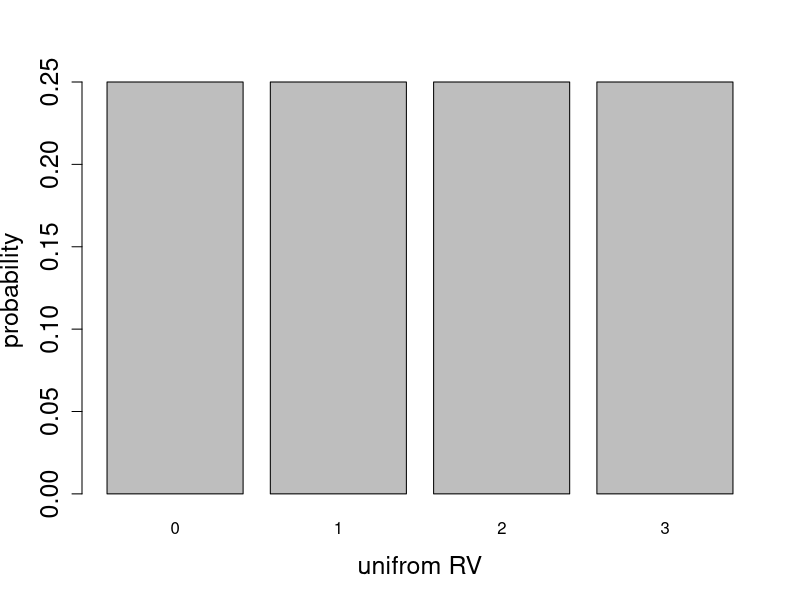
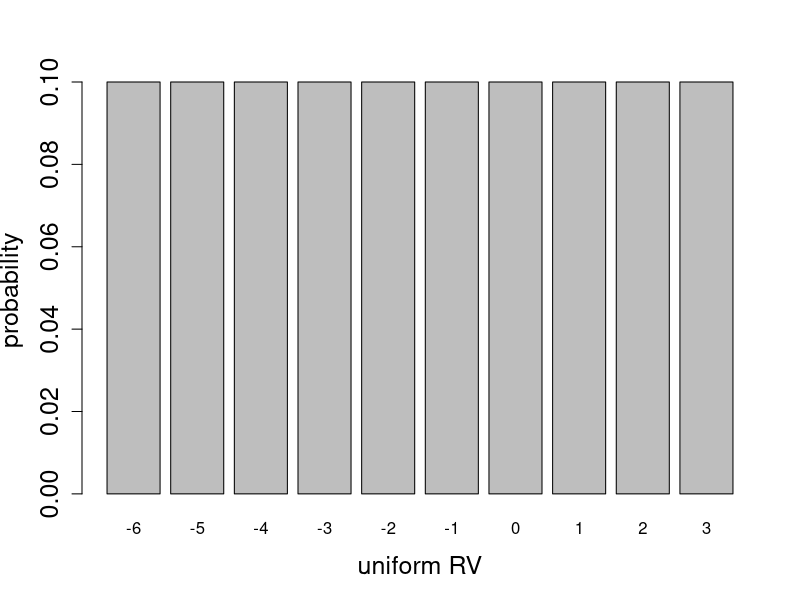
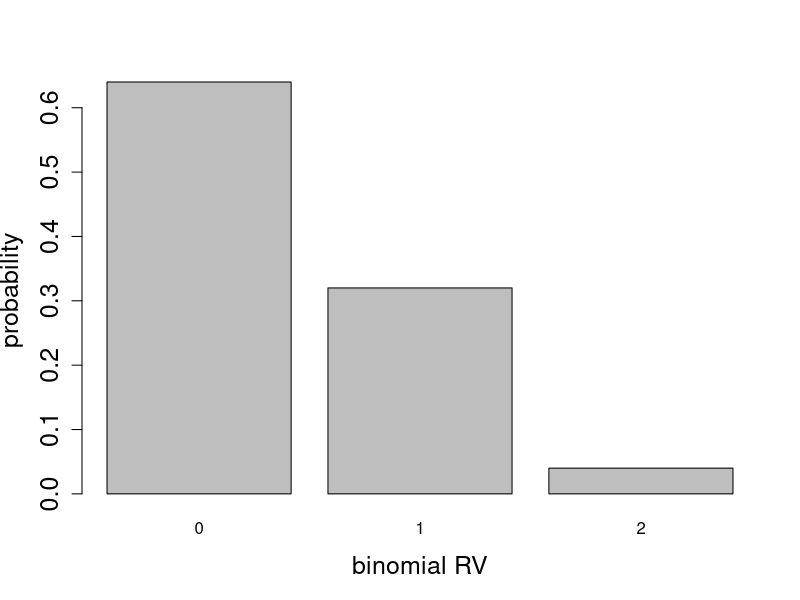
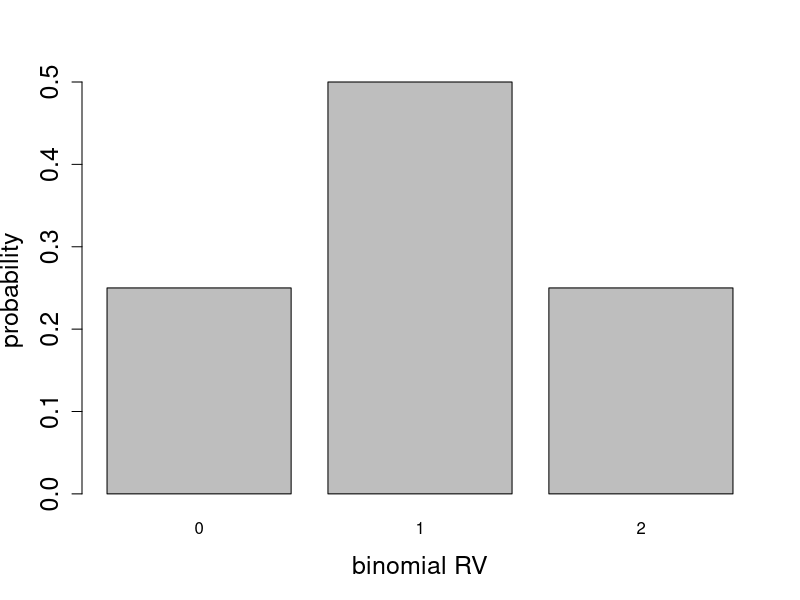
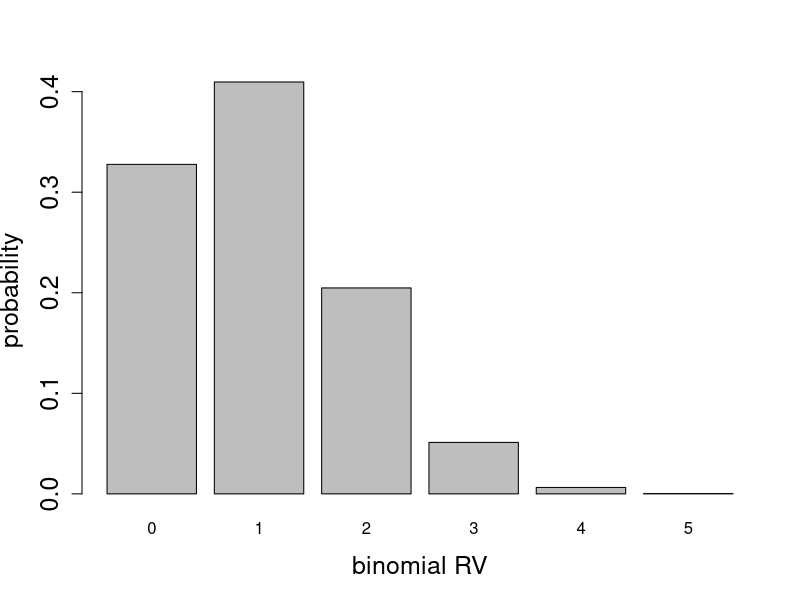
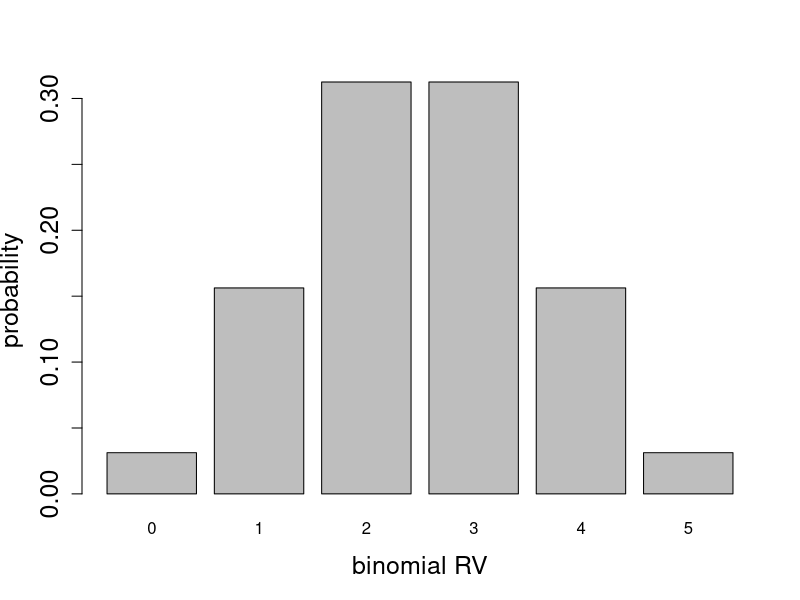
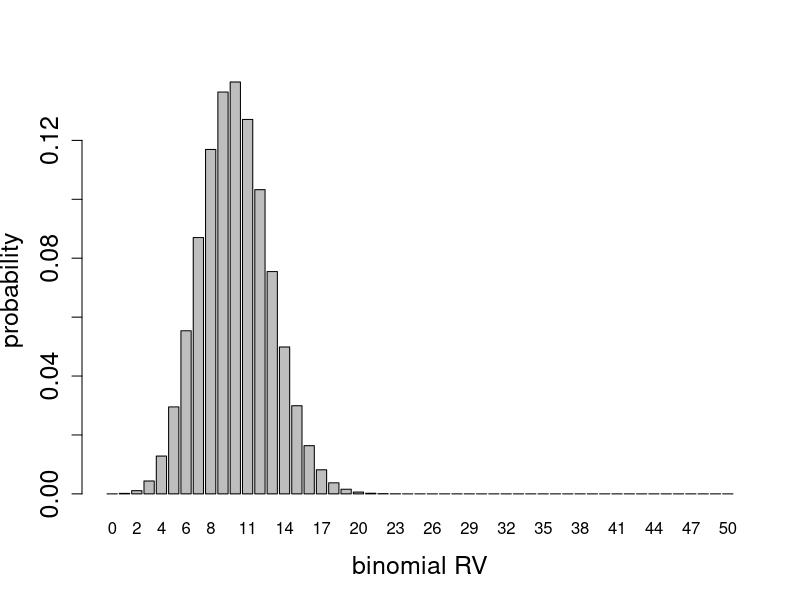
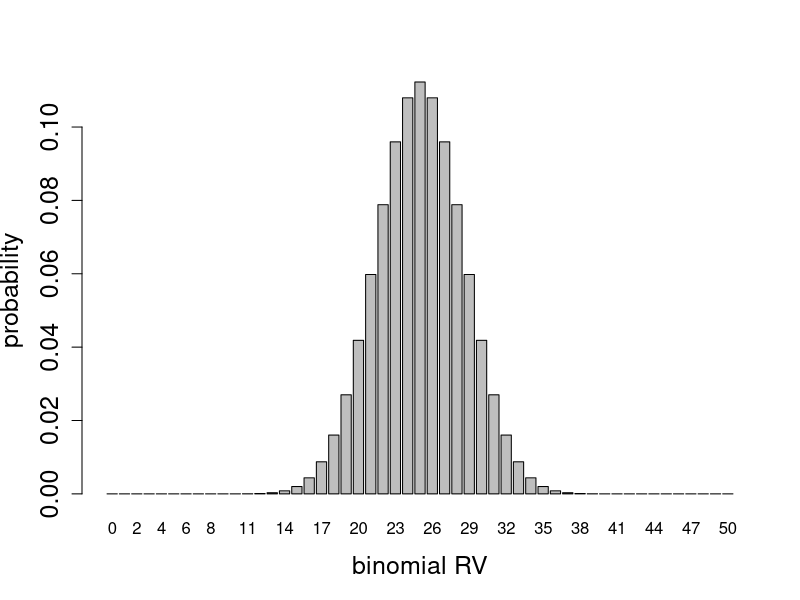

Write the R code that produced these figures, in order.
## ---- chunk 1
#| label: fig-unif-dist
#| echo: false
#| fig-cap: "Two uniform random distributions with different ranges."
#| fig-subcap: 
#|   - "Uniform distribution on integers from 0 to 3" 
#|   - "Uniform distribution on integers from -6 to 3"
#| layout-ncol: 2
n <- 4
unif.dist <- rep(1/n,n)
values <- 0:(n-1)
barplot(unif.dist,names.arg=values,cex.axis=1.5,cex.lab=1.5,xlab='unifrom RV',ylab='probability')
n <- 10
unif.dist <- rep(1/n,n)
values <- -6:3
barplot(unif.dist,names.arg=values,cex.axis=1.5,cex.lab=1.5,xlab='uniform RV',ylab='probability')
## ---- chunk 2
#| label: fig-binom-dist-1
#| fig-cap: "Binomial random distributions with two trials."
#| fig-subcap: 
#|   - "Binomial distribution with p=0.2" 
#|   - "Binomial distribution with p=0.5"
#| layout-ncol: 2

n <- 2
p<-0.2
values <- 0:n
prob.dist <- dbinom(values,n,p)
barplot(prob.dist,names.arg=values,cex.axis=1.5,cex.lab=1.5,xlab='binomial RV',ylab='probability')
p<-0.5
values <- -0:n
prob.dist <- dbinom(values,n,p)
barplot(prob.dist,names.arg=values,cex.axis=1.5,cex.lab=1.5,xlab='binomial RV',ylab='probability')
## ---- chunk 3
#| label: fig-binom-dist-2
#| fig-cap: "Binomial random distributions with five trials."
#| fig-subcap: 
#|   - "Binomial distribution with p=0.2" 
#|   - "Binomial distribution with p=0.5"
#| layout-ncol: 2

n <- 5
p<-0.2
values <- 0:n
prob.dist <- dbinom(values,n,p)
barplot(prob.dist,names.arg=values,cex.axis=1.5,cex.lab=1.5,xlab='binomial RV',ylab='probability')
p<-0.5
values <- -0:n
prob.dist <- dbinom(values,n,p)
barplot(prob.dist,names.arg=values,cex.axis=1.5,cex.lab=1.5,xlab='binomial RV',ylab='probability')
## ---- chunk 4
#| label: fig-binom-dist-3
#| fig-cap: "Binomial random distributions with fifty trials."
#| fig-subcap: 
#|   - "Binomial distribution with p=0.2" 
#|   - "Binomial distribution with p=0.5"
#| layout-ncol: 2


n <- 50
p<-0.2
values <- 0:n
prob.dist <- dbinom(values,n,p)
barplot(prob.dist,names.arg=values,cex.axis=1.5,cex.lab=1.5,xlab='binomial RV',ylab='probability')
p<-0.5
values <- -0:n
prob.dist <- dbinom(values,n,p)
barplot(prob.dist,names.arg=values,cex.axis=1.5,cex.lab=1.5,xlab='binomial RV',ylab='probability')
